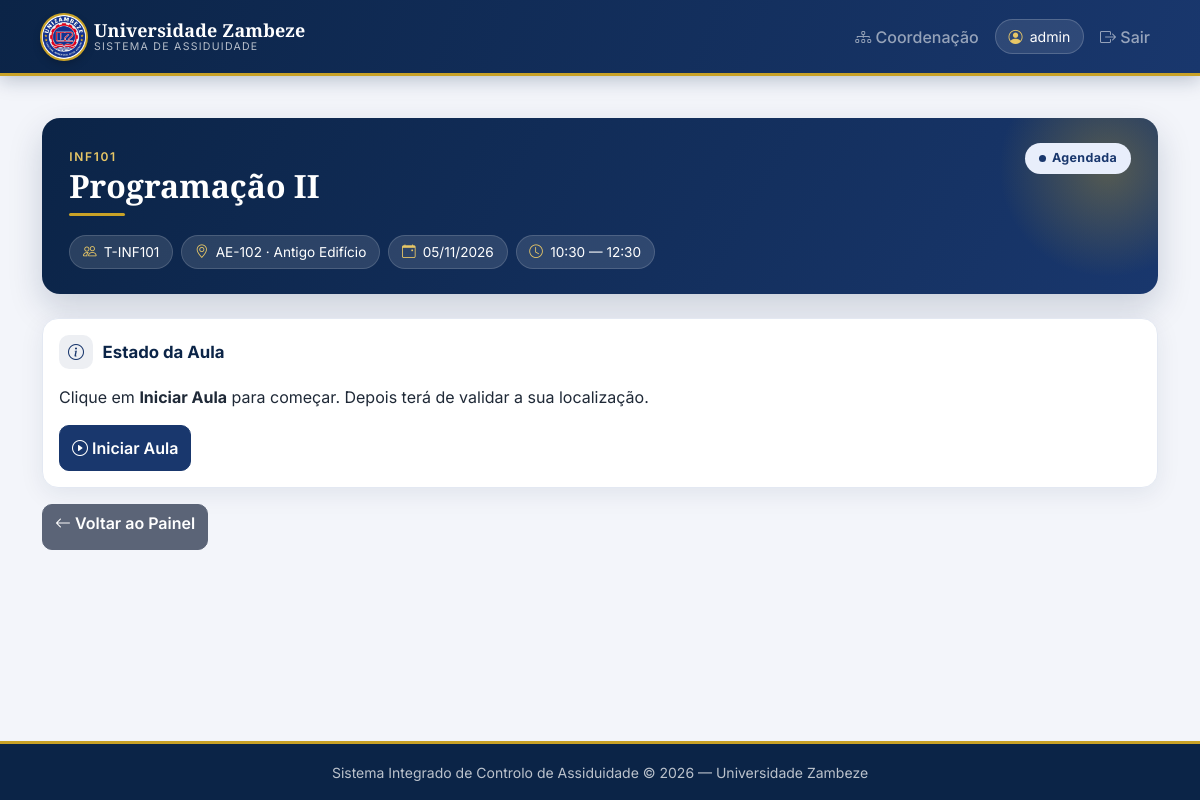
Page /aula/87/ (signed in) on the committed database.
### sistema/models.py (models this page shows, shortened)
class Aula(models.Model):
    ESTADOS = [
        ("agendada", "Agendada"),
        ("em_curso", "Em curso"),
        ("validada", "Validada"),
        ("bloqueada", "Bloqueada"),
        ("cancelada", "Cancelada"),
    ]
    turma = models.ForeignKey(Turma, on_delete=models.PROTECT)
    docente = models.ForeignKey(Docente, on_delete=models.PROTECT)
    uc = models.ForeignKey(UC, on_delete=models.PROTECT)
    sala = models.ForeignKey(Sala, on_delete=models.PROTECT)
    data = models.DateField()
    hora_inicio = models.TimeField()
    hora_fim = models.TimeField()
    sumario = models.TextField(blank=True)
    tema = models.CharField(max_length=200, blank=True)
    estado = models.CharField(max_length=20, choices=ESTADOS, default="agendada")
    hora_inicio_real = models.TimeField(null=True, blank=True)
    hora_fim_real = models.TimeField(null=True, blank=True)
    class Meta:
        verbose_name = "Aula"
        verbose_name_plural = "Aulas"

class UC(models.Model):
    codigo = models.CharField(max_length=20, unique=True)
    nome = models.CharField(max_length=200)
    curso = models.ForeignKey(Curso, on_delete=models.CASCADE)
    creditos = models.IntegerField()
    carga_horaria = models.IntegerField(help_text="Horas totais")
    class Meta:
        verbose_name = "Unidade Curricular"
        verbose_name_plural = "Unidades Curriculares"

class Turma(models.Model):
    codigo = models.CharField(max_length=20, unique=True)
    uc = models.ForeignKey(UC, on_delete=models.CASCADE)
    ano_letivo = models.CharField(max_length=10)
    semestre = models.CharField(max_length=10)
    capacidade = models.IntegerField()
    estado = models.BooleanField(default=True)

class Sala(models.Model):
    EDIFICIOS = [
        ("Novo Edifício", "Novo Edifício"),
        ("Antigo Edifício", "Antigo Edifício"),
        ("Faculdade de Direito", "Faculdade de Direito"),
        ("Anfiteatros", "Anfiteatros"),
    ]
    codigo = models.CharField(max_length=20, unique=True)
    edificio = models.CharField(max_length=100, choices=EDIFICIOS)
    piso = models.CharField(max_length=10)
    recinto = models.ForeignKey(Recinto, on_delete=models.PROTECT, null=True, blank=True)
    latitude = models.DecimalField(max_digits=10, decimal_places=7, null=True, blank=True)
    longitude = models.DecimalField(max_digits=10, decimal_places=7, null=True, blank=True)
    qr_code = models.CharField(max_length=100, blank=True, help_text="Código QR da sala")
    wifi_ssid = models.CharField(max_length=100, blank=True)
    ip_subnet = models.CharField(max_length=50, blank=True, help_text="Ex: 192.168.10.0/24")
    beacon_id = models.CharField(max_length=100, blank=True)
    estado = models.BooleanField(default=True)
    class Meta:
        verbose_name = "Sala"
        verbose_name_plural = "Salas"

### sistema/views.py (the view, shortened to what this page needs)
# urls.py: path("aula/<int:aula_id>/", views.detalhe_aula, name="detalhe_aula"),
@login_required(login_url="login")
def detalhe_aula(request, aula_id):
    aula = get_object_or_404(Aula, id=aula_id)
    inscricoes = Inscricao.objects.filter(turma=aula.turma)
    estudantes = [i.estudante for i in inscricoes]
    presencas = Presenca.objects.filter(aula=aula)
    validacao = ValidacaoAula.objects.filter(aula=aula).order_by("-data_hora").first()
    context = {
        "aula": aula,
        "estudantes": estudantes,
        "presencas": presencas,
        "validacao": validacao,
    }
    return render(request, "sistema/aula_detalhe.html", context)

### sistema/views.py (called while the page is built)
def _nao_e_dono(request, aula):
    if request.user.is_superuser:
        return False
    return aula.docente.user_id != request.user.id

### sistema/templates/sistema/aula_detalhe.html (shortened to what this page needs)
{% extends 'sistema/base.html' %}
{% block content %}
<div class="aula-cabecalho mb-4">
    <div class="d-flex justify-content-between align-items-start flex-wrap gap-2 position-relative" style="z-index:1;">
        <div>
            <span class="aula-uc-codigo">{{ aula.uc.codigo }}</span>
            <h2>{{ aula.uc.nome }}</h2>
        </div>
        <span class="badge-estado badge-{{ aula.estado }}">{{ aula.get_estado_display }}</span>
    </div>
    <div class="d-flex flex-wrap gap-2 mt-3 position-relative" style="z-index:1;">
        <span class="chip"><i class="bi bi-people"></i> {{ aula.turma.codigo }}</span>
        <span class="chip"><i class="bi bi-geo-alt"></i> {{ aula.sala.codigo }} · {{ aula.sala.edificio }}</span>
        <span class="chip"><i class="bi bi-calendar-event"></i> {{ aula.data|date:"d/m/Y" }}</span>
        <span class="chip"><i class="bi bi-clock"></i> {{ aula.hora_inicio|time:"H:i" }} — {{ aula.hora_fim|time:"H:i" }}</span>
    </div>
</div>
<div class="card mb-3">
    <div class="card-body">
        <h5><i class="bi bi-info-circle"></i> Estado da Aula</h5>
        <div id="estado-container">
            {% if aula.estado == "agendada" %}
                <p class="mb-3">Clique em <strong>Iniciar Aula</strong> para começar. Depois terá de validar a sua localização.</p>
                <button class="btn btn-primary btn-mobile" id="btn-iniciar" data-aula="{{ aula.id }}">
                    <i class="bi bi-play-circle"></i> Iniciar Aula
                </button>
            {% else %}
                <div class="alert alert-info">
                    <i class="bi bi-info-circle"></i>
                    Esta aula está <strong>{{ aula.get_estado_display|lower }}</strong>.
                </div>
            {% endif %}
        </div>
    </div>
</div>
<a href="{% url 'painel' %}" class="btn btn-secondary btn-mobile">
    <i class="bi bi-arrow-left"></i> Voltar ao Painel
</a>
{% endblock %}

### sistema/templates/sistema/base.html (shortened to what this page needs)
{% load static %}
<!DOCTYPE html>
<html lang="pt">
<head>
    <link href="https://cdn.jsdelivr.net/npm/bootstrap@5.3.0/dist/css/bootstrap.min.css" rel="stylesheet">
    <link href="https://cdn.jsdelivr.net/npm/bootstrap-icons@1.11.0/font/bootstrap-icons.css" rel="stylesheet">
    <link rel="stylesheet" href="{% static 'css/estilo.css' %}">
</head>
<body class="{% block body_class %}{% endblock %}">
<nav class="navbar navbar-expand-lg navbar-dark navbar-uz sticky-top">
    <div class="container">
        <a class="navbar-brand d-flex align-items-center gap-2 mx-auto mx-lg-0" href="/">
            <img src="{% static 'img/logo-uz.png' %}" class="logo-navbar" alt="Universidade Zambeze" width="44" height="44">
            <span class="marca text-center text-lg-start">
                <strong>Universidade Zambeze</strong>
                <small>Sistema de Assiduidade</small>
            </span>
        </a>
        <div class="collapse navbar-collapse" id="menuPrincipal">
            <ul class="navbar-nav ms-auto align-items-lg-center gap-lg-2">
                {% if user.is_authenticated %}
                    {% if user.is_superuser or user.groups.exists %}
                    <li class="nav-item">
                        <a class="nav-link" href="{% url 'coordenacao' %}">
                            <i class="bi bi-diagram-3"></i> Coordenação
                        </a>
                    </li>
                    {% else %}
                    <li class="nav-item">
                        <a class="nav-link" href="{% url 'painel' %}">
                            <i class="bi bi-speedometer2"></i> O meu painel
                        </a>
                    </li>
                    {% endif %}
                    <li class="nav-item">
                        <span class="chip-utilizador">
                            <i class="bi bi-person-circle"></i> {{ user.username }}
                        </span>
                    </li>
                    <li class="nav-item">
                        <a class="nav-link" href="/logout/">
                            <i class="bi bi-box-arrow-right"></i> Sair
                        </a>
                    </li>
                {% else %}
                    <li class="nav-item">
                        <a class="nav-link" href="/login/">
                            <i class="bi bi-box-arrow-in-right"></i> Entrar
                        </a>
                    </li>
                {% endif %}
            </ul>
        </div>
    </div>
</nav>
<main class="container mb-5">
    {% block content %}{% endblock %}
</main>
<footer class="rodape-uz text-center py-3">
    <small>
        Sistema Integrado de Controlo de Assiduidade &copy; 2026 —
        Universidade Zambeze
    </small>
</footer>
</body>
</html>

### rows in the picture
Aula: uc.codigo "INF101", uc.nome "Programação II", estado "Agendada", turma.codigo "T-INF101", sala.codigo "AE-102", sala.edificio "Antigo Edifício", data "05/11/2026", hora_inicio "10:30", hora_fim "12:30"

### other values in the picture
{{ user.username }} "admin"
